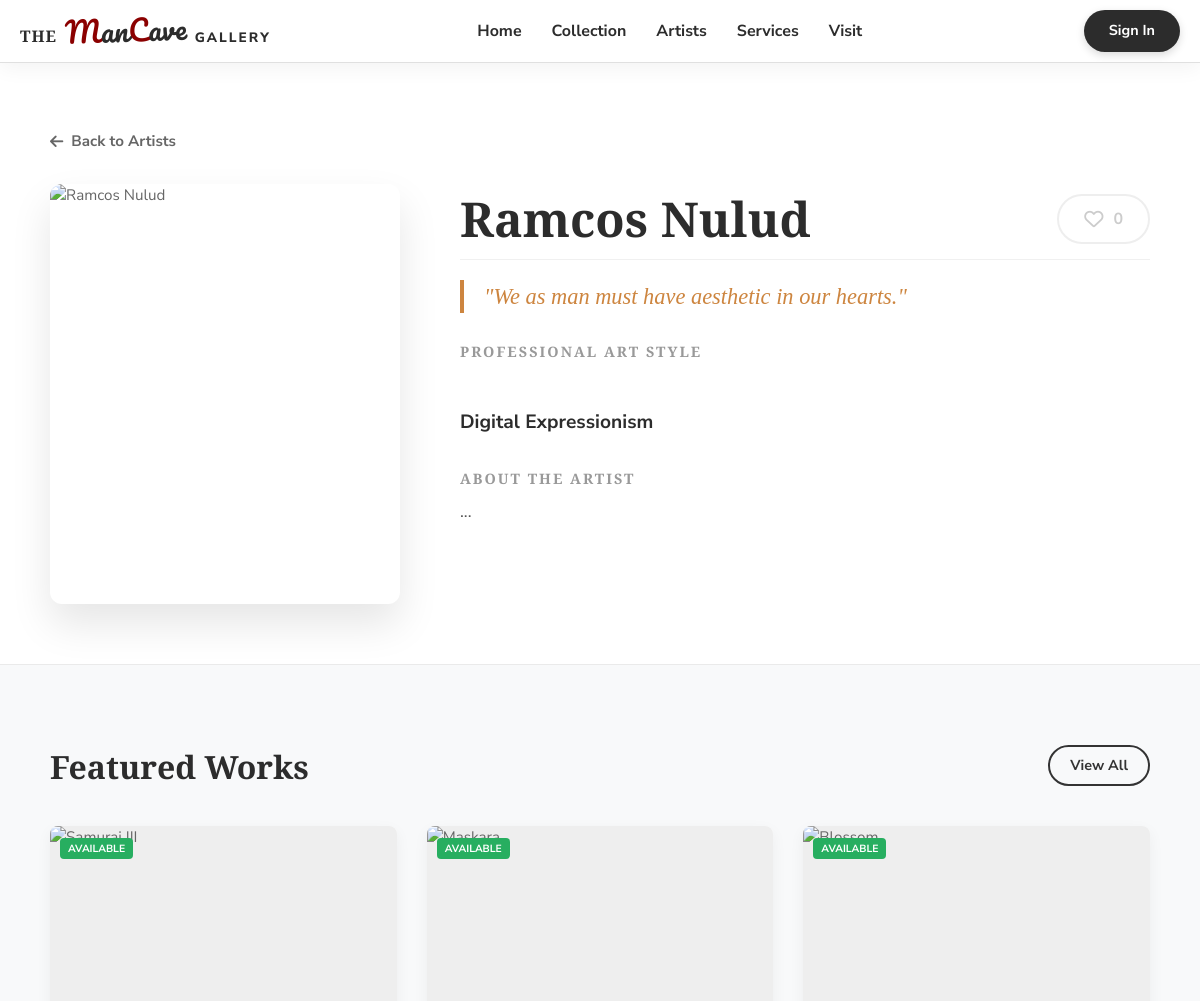
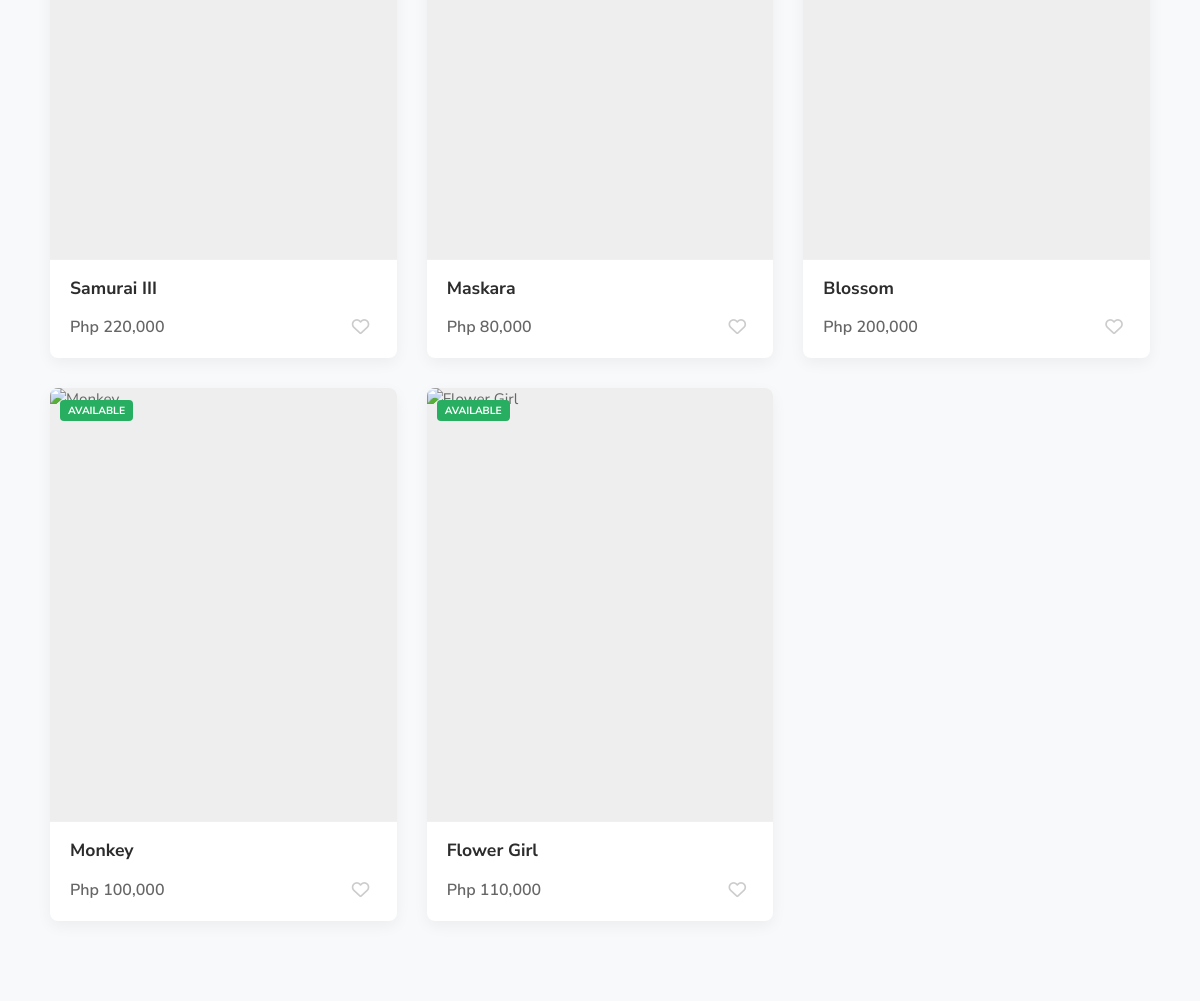
/artist_profile.php?artist=Ramcos+Nulud, run on the app's committed database (2 pictures, top to bottom).
### tables this page shows
CREATE TABLE `artists` (
  `id` int(11) NOT NULL,
  `name` varchar(255) NOT NULL,
  `style` varchar(100) DEFAULT NULL,
  `bio` text DEFAULT NULL,
  `quote` text DEFAULT NULL,
  `image_path` varchar(255) DEFAULT NULL,
  `created_at` timestamp NOT NULL DEFAULT current_timestamp()
);

CREATE TABLE `artworks` (
  `id` int(11) NOT NULL,
  `title` varchar(255) NOT NULL,
  `artist` varchar(255) NOT NULL,
  `description` text DEFAULT NULL,
  `price` decimal(10,2) NOT NULL,
  `image_path` varchar(255) DEFAULT NULL,
  `status` enum('Available','Reserved','Sold') DEFAULT 'Available',
  `created_at` timestamp NOT NULL DEFAULT current_timestamp()
);

### artist_profile.php (the view, shortened to what this page needs)
<?php
include 'config.php';
$loggedIn = isset($_SESSION['username']);
$user_profile_pic = "";
$artistName = isset($_GET['artist']) ? urldecode($_GET['artist']) : '';
$stmt = $conn->prepare("SELECT * FROM artists WHERE name = ? LIMIT 1");
$stmt->bind_param("s", $artistName);
$stmt->execute();
$artist_result = $stmt->get_result();
$artist_data = $artist_result->fetch_assoc();
$artist_id = $artist_data['id'];
$user_has_liked = false;
$count_stmt = $conn->prepare("SELECT COUNT(*) FROM artist_likes WHERE artist_id = ?");
$count_stmt->bind_param("i", $artist_id);
$count_stmt->execute();
$like_count = $count_stmt->get_result()->fetch_row()[0];
$data = [
    "image" => !empty($artist_data['image_path']) ? 'uploads/' . $artist_data['image_path'] : "https://ui-avatars.com/api/?name=" . urlencode($artistName) . "&size=500",
    "style" => !empty($artist_data['style']) ? $artist_data['style'] : "Fine Art",
    "quote" => !empty($artist_data['quote']) ? $artist_data['quote'] : "Art is the journey of a free soul.",
    "bio"   => !empty($artist_data['bio']) ? $artist_data['bio'] : "Biography not available yet."
];
$artworks = [];
$stmt_art = $conn->prepare("SELECT * FROM artworks WHERE artist = ? ORDER BY id DESC");
$stmt_art->bind_param("s", $artistName);
$stmt_art->execute();
$result_art = $stmt_art->get_result();
while ($row = $result_art->fetch_assoc()) {
    $artworks[] = $row;
}
$user_favorites = [];
?>
<!DOCTYPE html>
<html lang="en">
<head>
    <link rel="stylesheet" href="https://cdnjs.cloudflare.com/ajax/libs/font-awesome/6.4.0/css/all.min.css">
    <link rel="stylesheet" href="style.css">
    <link href="https://unpkg.com/aos@2.3.1/dist/aos.css" rel="stylesheet">
</head>
<body>
    <nav class="navbar scrolled">
        <div class="container nav-container">
            <a href="index.php" class="logo">
                <span class="logo-top">THE</span>
                <span class="logo-main">
                    <span class="logo-red">M</span><span class="logo-text">an</span><span class="logo-red">C</span><span class="logo-text">ave</span>
                </span>
                <span class="logo-bottom">GALLERY</span>
            </a>
            <ul class="nav-links">
                <li><a href="index.php">Home</a></li>
                <li><a href="collection.php">Collection</a></li>
                <li><a href="index.php#artists">Artists</a></li>
                <li><a href="index.php#services">Services</a></li>
                <li><a href="index.php#contact-form">Visit</a></li>
            </ul>
            <div class="nav-actions">
                <?php if ($loggedIn): ?>
                    <a href="favorites.php" class="header-icon-btn" title="My Favorites"><i class="far fa-heart"></i></a>
                    <div class="notification-wrapper">
                        <button class="header-icon-btn" id="notifBtn">
                            <i class="far fa-bell"></i>
                            <span class="notif-badge" id="notifBadge" style="display:none;">0</span>
                        </button>
                        <div class="notif-dropdown" id="notifDropdown">
                            <div class="notif-header">
                                <span>Notifications</span>
                                <button id="markAllRead" style="border:none; background:none; color:var(--accent); cursor:pointer; font-size:0.8rem; font-weight:700;">Mark all read</button>
                            </div>
                            <ul class="notif-list" id="notifList">
                                <li class="no-notif">Loading...</li>
                            </ul>
                        </div>
                    </div>
                    <div class="user-dropdown">
                        <div class="profile-pill">
                            <img src="<?php echo htmlspecialchars($user_profile_pic); ?>" alt="Profile" class="profile-img">
                            <span class="profile-name"><?php echo htmlspecialchars($_SESSION['username']); ?></span>
                            <i class="fas fa-chevron-down" style="font-size: 0.7rem; color: var(--secondary);"></i>
                        </div>
                        <div class="dropdown-content">
                            <?php if(isset($_SESSION['role']) && $_SESSION['role'] === 'admin'): ?>
                                <a href="admin.php"><i class="fas fa-cog"></i> Dashboard</a>
                            <?php endif; ?>
                            <a href="profile.php"><i class="fas fa-user-cog"></i> Profile Settings</a>
                            <a href="logout.php"><i class="fas fa-sign-out-alt"></i> Logout</a>
                        </div>
                    </div>
                <?php else: ?>
                    <a href="index.php?login=1" class="btn-nav">Sign In</a>
                <?php endif; ?>
            </div>
        </div>
    </nav>
    <header class="artist-header-section">
        <div class="container">
            <div class="back-btn-wrapper">
                <a href="index.php#artists" class="btn-back-link"><i class="fas fa-arrow-left"></i> Back to Artists</a>
            </div>
            <div class="profile-layout">
                <div class="artist-img-container" data-aos="fade-right">
                    <img src="<?php echo htmlspecialchars($data['image']); ?>" alt="<?php echo htmlspecialchars($artistName); ?>">
                </div>
                <div class="artist-details" data-aos="fade-left">
                    <div class="name-row">
                        <h1 class="artist-name-lg"><?php echo htmlspecialchars($artistName); ?></h1>
                        <button class="btn-follow <?php echo $user_has_liked ? 'active' : ''; ?>"
                                onclick="toggleArtistLike(this, <?php echo $artist_id; ?>)"
                                title="Follow Artist">
                            <i class="<?php echo $user_has_liked ? 'fas' : 'far'; ?> fa-heart"></i>
                            <span id="likeCount"><?php echo $like_count; ?></span>
                        </button>
                    </div>
                    <div class="artist-quote-lg">"<?php echo htmlspecialchars($data['quote']); ?>"</div>
                    <div class="bio-section">
                        <h4>Professional Art Style</h4>
                        <p class="bio-text" style="font-weight:700; color:var(--primary); font-size:1.2rem;">
                            <?php echo htmlspecialchars($data['style']); ?>
                        </p>
                        <h4>About the Artist</h4>
                        <p class="bio-text"><?php echo nl2br(htmlspecialchars($data['bio'])); ?></p>
                    </div>
                </div>
            </div>
        </div>
    </header>
    <section class="featured-section">
        <div class="container">
            <div class="section-header-row">
                <h2 class="section-title-sm">Featured Works</h2>
                <a href="collection.php?artist=<?php echo urlencode($artistName); ?>" class="btn-nav-outline" style="color:#333; border-color:#333;">View All</a>
            </div>
            <div class="artist-works-grid">
                <?php if (empty($artworks)): ?>
                    <div class="col-12 text-center" style="grid-column: 1/-1; padding:40px; background:#fff; border-radius:8px; box-shadow:0 2px 10px rgba(0,0,0,0.05);">
                        <p style="color:#888;">No artworks found for this artist in our current inventory.</p>
                    </div>
                <?php else: ?>
                    <?php foreach ($artworks as $art):
                        $statusClass = 'bg-' . strtolower($art['status']);
                        $isFav = in_array($art['id'], $user_favorites);
                        $heartIcon = $isFav ? 'fas fa-heart' : 'far fa-heart';
                        $heartColor = $isFav ? '#ff4d4d' : '#ccc';
                    ?>
                    <div class="work-card" data-aos="fade-up">
                        <div class="work-img-wrapper">
                            <div style="position:absolute; top:10px; left:10px;">
                                <span class="badge-sm <?php echo $statusClass; ?>"><?php echo $art['status']; ?></span>
                            </div>
                        </div>
                        <div class="work-content">
                            <div class="work-title"><?php echo htmlspecialchars($art['title']); ?></div>
                            <div class="work-footer">
                                <span class="work-price">Php <?php echo number_format($art['price']); ?></span>
                                <button class="btn-circle" style="border:none; background:none; color:<?php echo $heartColor; ?>; font-size:1.1rem; cursor:pointer;"
                                        onclick="toggleFavorite(this, <?php echo $art['id']; ?>)">
                                    <i class="<?php echo $heartIcon; ?>"></i>
                                </button>
                            </div>
                        </div>
                    </div>
                    <?php endforeach; ?>
                <?php endif; ?>
            </div>
        </div>
    </section>
</body>
</html>

### style.css (style rules this page uses)
:root { --primary: #2c2c2c; --secondary: #666666; --accent: #cd853f; --accent-hover: #b07236; --brand-red: #ff4d4d; --bg-light: #f8f5f2; --bg-dark: #222222; --white: #ffffff; --border-color: #e0e0e0; --shadow-soft: 0 5px 20px rgba(0,0,0,0.05); --shadow-hover: 0 10px 30px rgba(0,0,0,0.1); --radius: 8px; --font-main: 'Nunito Sans', sans-serif; --font-head: 'Playfair Display', serif; --font-script: 'Pacifico', cursive; }
* { margin: 0; padding: 0; box-sizing: border-box; }
body { font-family: var(--font-main); color: var(--secondary); background-color: var(--white); line-height: 1.5; font-size: 0.95rem; overflow-x: hidden; }
h1, h2, h3, h4, h5 { font-family: var(--font-head); color: var(--primary); margin-bottom: 0.8rem; line-height: 1.2; }
a { text-decoration: none; color: inherit; transition: all 0.3s ease; }
img { max-width: 100%; display: block; object-fit: cover; }
ul { list-style: none; }
.container { max-width: 1140px; margin: 0 auto; padding: 0 20px; }
.navbar { position: fixed; top: 0; width: 100%; background: transparent; padding: 25px 0; z-index: 1000; transition: all 0.4s ease-in-out; border-bottom: 1px solid rgba(255,255,255,0.1); animation: navSlideDown 0.6s ease-out; }
.navbar.scrolled { background: rgba(255, 255, 255, 0.98); padding: 10px 0; box-shadow: var(--shadow-soft); border-bottom: 1px solid var(--border-color); }
.nav-container { display: flex; justify-content: space-between; align-items: center; }
.logo { text-decoration: none; display: flex; flex-direction: column; align-items: center; justify-content: center; gap: 0; line-height: 1; transition: all 0.4s cubic-bezier(0.25, 0.8, 0.25, 1); white-space: nowrap; animation: logoFadeSlide 0.7s ease-out 0.1s backwards; }
.logo-top { font-family: var(--font-head); font-size: 0.85rem; font-weight: 700; color: var(--white); letter-spacing: 2px; margin-bottom: -5px; transition: all 0.4s ease; }
.logo-main { font-family: var(--font-script); font-size: 3.2rem; font-weight: 400; transform: rotate(-4deg); text-shadow: 0 3px 6px rgba(0,0,0,0.4); margin: 0; padding: 5px 0; transition: all 0.4s ease; }
.logo-red { color: #ff4d4d; }
.logo-text { color: var(--white); }
.logo-bottom { font-family: var(--font-main); font-size: 0.75rem; font-weight: 800; color: var(--white); letter-spacing: 8px; text-transform: uppercase; margin-top: -2px; margin-right: -8px; transition: all 0.4s ease; position: relative; z-index: 2; }
.navbar.scrolled .logo { flex-direction: row; gap: 8px; align-items: baseline; }
.navbar.scrolled .logo-top { color: var(--primary); font-size: 1rem; margin-bottom: 0; letter-spacing: 1px; }
.navbar.scrolled .logo-main { text-shadow: none; font-size: 1.8rem; transform: rotate(-2deg); padding: 0; margin: 0; }
.navbar.scrolled .logo-red { color: #8B0000; }
.navbar.scrolled .logo-text { color: var(--primary); }
.navbar.scrolled .logo-bottom { color: var(--primary); font-size: 0.85rem; letter-spacing: 2px; margin-top: 0; margin-right: 0; }
.nav-links { display: flex; gap: 30px; animation: navItemsFade 0.7s ease-out 0.2s backwards; }
.nav-links a { font-weight: 700; color: var(--white); font-size: 1rem; position: relative; text-shadow: 0 1px 3px rgba(0,0,0,0.5); transition: color 0.3s; }
.nav-links a::after { content: ''; position: absolute; width: 0; height: 2px; bottom: -4px; left: 0; background-color: var(--accent); transition: 0.3s; }
.navbar.scrolled .nav-links a { color: var(--primary); text-shadow: none; }
.btn-nav { background: var(--white); color: var(--primary); padding: 10px 25px; border-radius: 50px; border: none; cursor: pointer; font-weight: 700; margin-left: 15px; font-size: 0.9rem; transition: 0.3s; box-shadow: 0 3px 8px rgba(0,0,0,0.15); animation: buttonSlideIn 0.6s ease-out 0.3s backwards; }
.btn-nav-outline { background: transparent; color: var(--white); border: 2px solid var(--white); padding: 8px 20px; border-radius: 50px; font-weight: 700; cursor: pointer; font-size: 0.9rem; transition: 0.3s; }
.navbar.scrolled .btn-nav { background: var(--primary); color: var(--white); }

### data on the page
artists: quote "We as man must have aesthetic in our hearts.", style "Digital Expressionism", bio "..."
artworks: status "AVAILABLE", title "Samurai III", price "220,000"
artworks: status "AVAILABLE", title "Maskara", price "80,000"
artworks: status "AVAILABLE", title "Blossom", price "200,000"
artworks: status "AVAILABLE", title "Monkey", price "100,000"
artworks: status "AVAILABLE", title "Flower Girl", price "110,000"

### other printed values
$artistName "Ramcos Nulud"
$like_count "0"
